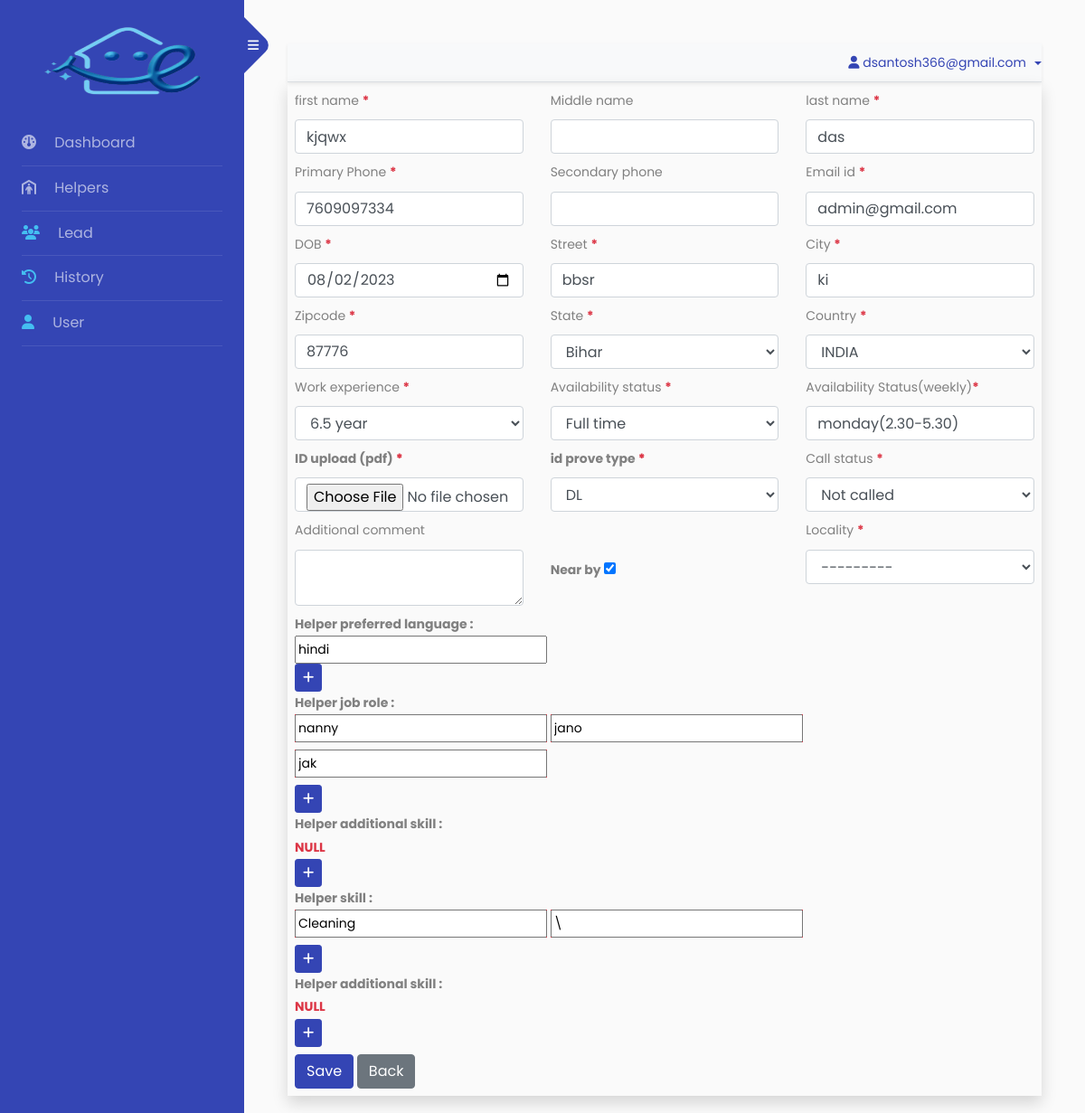
The app's page /helper_edit/65 (signed in), older data.
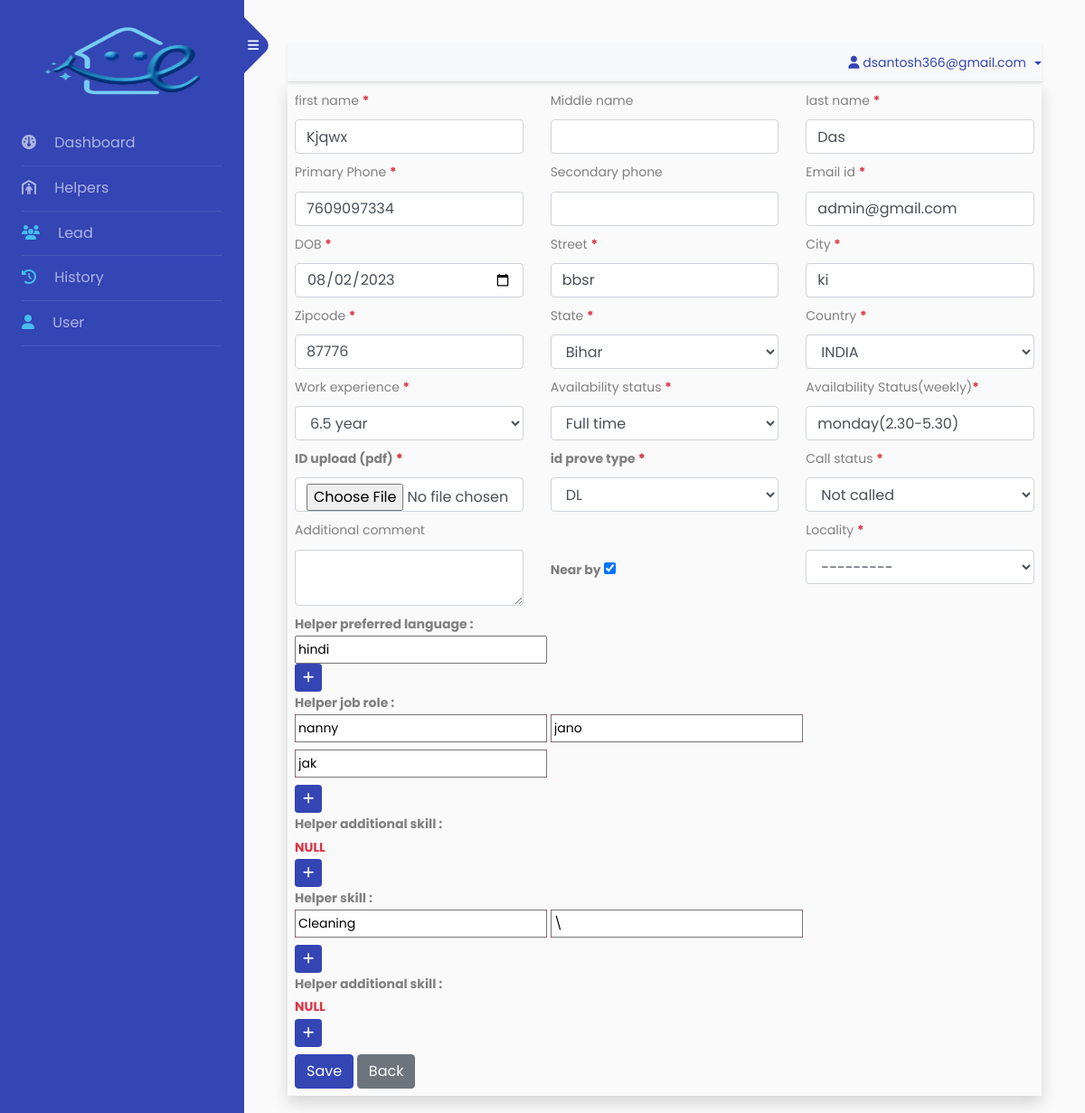
The same page, newer data.
### app/models.py (models this page shows, shortened)
class HelperModel(models.Model):
    helper_id = models.CharField(max_length=20,null=True,blank=True,unique=True)
    helper_status = models.CharField(max_length=50,choices=CONTACT_STATUS,default='pending')
    first_name = models.CharField(max_length=100,null=False,blank=False)
    middle_name = models.CharField(max_length=100,null=True,blank=True)
    last_name = models.CharField(max_length=100,null=False,blank=False)
    primary_phone = models.IntegerField(null=False,blank=False)
    secondary_phone = models.IntegerField(null=True,blank=True)
    email_id = models.CharField(max_length=100,null=True,blank=True,default='Name@ezyhelpers.com')
    dob = models.DateField()
    street = models.CharField(max_length=100,null=False,blank=False)
    city = models.CharField(max_length=100,null=False,blank=False)
    zipcode = models.IntegerField(null=False,blank=False)
    state = models.CharField(max_length=100,choices=STATE,null=False,blank=False)
    country = models.CharField(max_length=100,choices=COUNTRY,null=False,blank=False)
    additional_comment = models.TextField(blank=True,null=True)
    work_experience = models.CharField(max_length=30,choices=EXPERIENCE)
    availability_status_week = models.CharField(max_length=400)
    availability_status = models.CharField(max_length=60,choices=AVAILABILITY_STATUS)
    locality = models.CharField(max_length=30,choices=LOCALITY)
    near_by = models.BooleanField(default=False)
    admin_user = models.ForeignKey(User,on_delete=models.CASCADE,null=True,blank=True)
    create_date = models.DateField(auto_now_add=True)
    update_date = models.DateField(null=True,blank=True)
    id_pdf = models.FileField(upload_to='pdfs/', validators=[validate_pdf],null=True,blank=True)
    id_type = models.CharField(max_length=100,blank=True,null=True,choices=ID_TYPE)
    call_status = models.CharField(max_length=100,choices=CALL_STATUS,default=None,null=True)
    phone_valid = models.BooleanField(default=False)

class HelperPreferredLanguageModel(models.Model):
    helper = models.ForeignKey(HelperModel,on_delete=models.CASCADE)
    language = models.CharField(max_length=100)

class HelperJobRoleModel(models.Model):
    helper = models.ForeignKey(HelperModel,on_delete=models.CASCADE)
    job = models.CharField(max_length=100)

class HelperSkillSetModel(models.Model):
    helper = models.ForeignKey(HelperModel,on_delete=models.CASCADE)
    skill = models.CharField(max_length=200)

### backnd/views.py (the view, shortened to what this page needs)
# urls.py: path('helper_edit/<id>',HelperEditView,name='helper_edit'),
@login_required
def HelperEditView(request,id):
    location_values = ''
    try:
        gc = gspread.service_account(filename = "app\\testsample-393218-c2720cf831ca.json")
        worksheet = gc.open_by_key('1XvBPqKzz3fl0qWODP6gIYjTI03_17Ul8pqGGe2RSg9c')
        current_sheet = worksheet.worksheet('Sheet1')
        location_values = current_sheet.get_all_records()
    except:
        messages.error(request,'Something error try again! may be network issue!')
    helper = HelperModel.objects.get(id = id)
    helper_skill = HelperSkillSetModel.objects.filter(helper = helper)
    helper_additional_skill = HelperAdditionalSkillSetModel.objects.filter(helper = helper)
    helper_language = HelperPreferredLanguageModel.objects.filter(helper = helper)
    job_role = HelperJobRoleModel.objects.filter(helper = helper)
    fm = HelperEditForm(instance=helper) # form
    data = {
        'fm':fm,
        'skill': helper_skill,
        'additional_skill':helper_additional_skill,
        'helper_language':helper_language,
        'job_role':HelperJobRoleModel.objects.filter(helper=helper),
        'locations':location_values,
        'locality':helper.locality
    }
    return render(request,'helper_edit.html',data)

### templates/helper_edit.html (shortened to what this page needs)
{% extends 'index.html' %}
{% block body %}
<section class='shadow  p-2'>
    <form method="post" enctype="multipart/form-data">
        <div class="row">
            {% for i in fm %}
            <div class="col-md-4">
                {{i.label|safe}}
                {{i}}
            </div>
            {% endfor %}
            <div class="col-md-4">
                Locality
                <b class="text-danger">* </b>
                <select name="locality" class="form-control my-2" rows="2" required="" id="id_locality">
                    <option value="" selected="">---------</option>
                </select>
            </div>
        </div>
        <div class="helper-language-div">
            <b>Helper preferred language : </b> <br>
            {% for i in helper_language %}
            <input type="text" name='language' value="{{i.language}}">
            {% empty %}
            <b class='text-danger'>NULL</b>
            {% endfor %}
            <button class="btn btn-primary btn-sm helper-language-btn" type="button"><i
                    class="fa-solid fa-plus"></i></button>
        </div>
        <div class="helper-job-role">
            <b>Helper job role : </b> <br>
            {% for i in job_role %}
            <label for="" class='bg-danger '>
                <input type="text" name='job_role' value="{{i.job}}">
            </label>
            {% empty %}
            <b class='text-danger'>NULL</b>
            {% endfor %}
            <button class="btn btn-primary btn-sm helper-job-role-btn" type="button"><i
                    class="fa-solid fa-plus"></i></button>
        </div>
        <div class="helper-add-skill">
            <b>Helper additional skill : </b> <br>
            {% for i in additional_skill %}
            <label for="" class='bg-danger '>
                <input type="text" name='ad-skill' value="{{i.additional_skill}}">
            </label>
            {% empty %}
            <b class='text-danger'>NULL</b>
            {% endfor %}
            <button class="btn btn-primary btn-sm helper-ad-skill-btn" type="button"><i
                    class="fa-solid fa-plus"></i></button>
        </div>
        <div class="helper-skill">
            <b>Helper skill : </b> <br>
            {% for i in skill %}
            <label for="" class='bg-danger '>
                <input type="text" name='skill' value="{{i.skill}}">
            </label>
            {% empty %}
            <b class='text-danger'>NULL</b>
            {% endfor %}
            <button class="btn btn-primary btn-sm helper-skill-btn" type="button"><i
                    class="fa-solid fa-plus"></i></button>
        </div>
        <div class="helper-add-skill">
            <b>Helper additional skill : </b> <br>
            {% for i in additional_skill %}
            <label for="" class='bg-danger '>
                <input type="text" name='ad-skill' value="{{i.additional_skill}}">
            </label>
            {% empty %}
            <b class='text-danger'>NULL</b>
            {% endfor %}
            <button class="btn btn-primary btn-sm helper-ad-skill-btn" type="button"><i
                    class="fa-solid fa-plus"></i></button>
        </div>
        <button type='submit' class='btn btn-primary mt-2'>Save</button>
        <a href="{% url 'helper_list' %}" class='btn btn-secondary mt-2'>Back</a>
    </form>
</section>
{% endblock body %}

Row changes from the older to the newer data that the page shows:
changed HelperModel "admin@gmail.com": first_name "kjqwx" → "Kjqwx"; last_name "das" → "Das"
